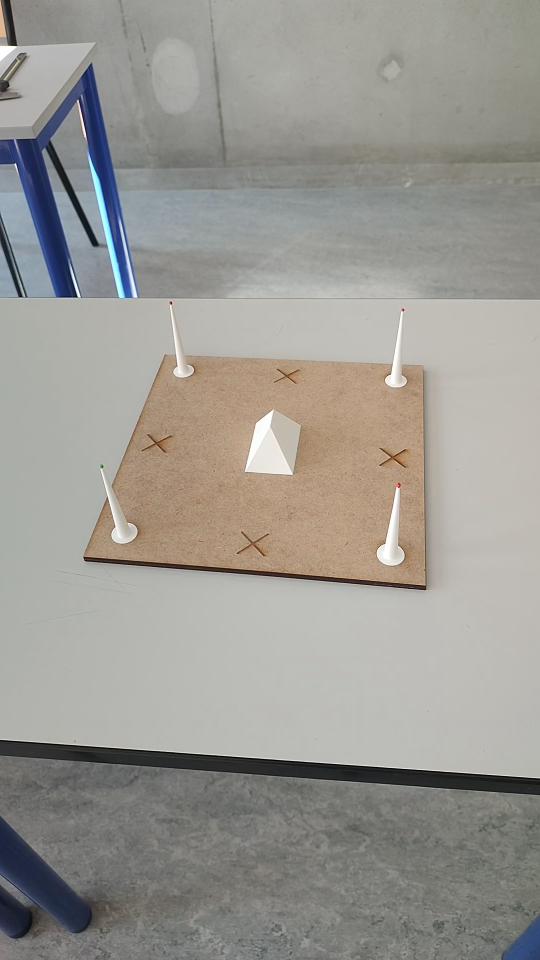
#> input picture programme/video photo/10.png, 1080 x 1920 px (shown at 1/2 size); its folder holds 4 pictures in this run
$ python 'points image.py'
#> lines starting #> are read from the running program, lines starting #| are printed output that depends on the picture; after the words box and inside, x2 and y2 are one past the last pixel; in counts of white or black regions, pixels touching at a corner belong together
import cv2
import os
import numpy as np
import matplotlib.pyplot as plt

dossier = "video photo"
fichiers=[]

nombre_fichiers = len([f for f in os.listdir(dossier) if os.path.isfile(os.path.join(dossier, f))])
for f in os.listdir(dossier) :
    fichiers.append(dossier+"/"+f)
#> pass 2 of the loop `for f in os.listdir(dossier) :`:

# [7 lines left out: function reshape, not called in this run]

def creation_descriptors (image,points) :
    img = cv2.imread(image, cv2.IMREAD_GRAYSCALE)
    keypoints = []
    for coord in points :
        keypoint = cv2.KeyPoint(x=np.float32(coord[0][0]),y=np.float32(coord[0][1]), size=20)
        keypoints.append(keypoint)
    sift = cv2.SIFT_create()
    keypoints, descriptors = sift.compute(img, keypoints)
    return keypoints,descriptors


def detect_contours_with_roi(image_path, crop_ratio=0.5):
    """Détecte les contours uniquement dans une zone centrale de l'image."""

    # 1️⃣ Charger l’image et convertir en niveaux de gris
    img = cv2.imread(image_path)
    gray = cv2.cvtColor(img, cv2.COLOR_BGR2GRAY)

    # 2️⃣ Obtenir les dimensions de l’image
    h, w = gray.shape

    # 3️⃣ Définir la zone centrale
    x1, y1 = int(w * (1 - crop_ratio) / 2), int(h * (1 - crop_ratio) / 2)
    x2, y2 = int(w * (1 + crop_ratio) / 2), int(h * (1 + crop_ratio) / 2)

    # 4️⃣ Créer un masque noir et y dessiner un rectangle blanc au centre
    mask = np.zeros_like(gray)
    cv2.rectangle(mask, (x1, y1), (x2, y2), 255, thickness=-1)

    # 5️⃣ Appliquer le masque pour ne garder que la zone centrale
    masked_gray = cv2.bitwise_and(gray, gray, mask=mask)

    # 6️⃣ Appliquer un flou pour réduire le bruit
    blurred = cv2.GaussianBlur(masked_gray, (5, 5), 0)

    # 7️⃣ Détection des contours avec Canny
    edges = cv2.Canny(blurred, 50, 150)

    # 8️⃣ Fermer les petits trous avec une transformation morphologique
    kernel = np.ones((3, 3), np.uint8)
    edges = cv2.morphologyEx(edges, cv2.MORPH_CLOSE, kernel)

    # 9️⃣ Appliquer le masque aux contours
    masked_edges = cv2.bitwise_and(edges, edges, mask=mask)

    # 🔟 Trouver les contours uniquement dans la zone centrale
    contours, _ = cv2.findContours(masked_edges, cv2.RETR_EXTERNAL, cv2.CHAIN_APPROX_SIMPLE)

    if not contours:
        print("❌ Aucun contour détecté !")
        return

    # 🔹 Trier pour garder le plus grand contour (l'objet principal)
    contours = sorted(contours, key=cv2.contourArea, reverse=True)
    main_contour = contours[0]

    # 🔹 Approximation polygonale pour extraire les sommets
    epsilon = 0.02 * cv2.arcLength(main_contour, True)
    approx = cv2.approxPolyDP(main_contour, epsilon, True)

    # 🔹 Dessiner le contour détecté
    result = img.copy()
    cv2.drawContours(result, [approx], -1, (0, 255, 0), 2)  # Polygone en vert

    # 🔹 Dessiner les sommets détectés
    for point in approx:
        x, y = point.ravel()
        cv2.circle(result, (x, y), 5, (0, 0, 255), -1)  # Sommets en rouge

     # 🔹 Ajouter un cadre bleu pour visualiser la zone centrale
    cv2.rectangle(result, (x1, y1), (x2, y2), (255, 0, 0), 2)  # Cadre bleu fin

    # [6 lines of commented-out code are left out]

    return approx  # Retourne les sommets détectés


def matches (image1, image2) :
    vertices1 = detect_contours_with_roi(image1)
    vertices2 = detect_contours_with_roi(image2)
    img1 = cv2.imread(image1)
    img2 = cv2.imread(image2)
    keypoints1, descriptors1 = creation_descriptors(image1,vertices1)
    keypoints2, descriptors2 = creation_descriptors(image2,vertices2)
    # Configurer FLANN
    index_params = dict(algorithm=2, trees=100)  # Algorithme KDTree
    search_params = dict(checks=100)  # Nombre d'itérations pour trouver les correspondances

    flann = cv2.FlannBasedMatcher(index_params, search_params)
    matches = flann.knnMatch(descriptors1, descriptors2, k=2)

    # Appliquer le ratio test de Lowe
    good_matches = []
    for m, n in matches:
        if m.distance < 0.5 * n.distance:
            good_matches.append(m)


    matched_img = cv2.drawMatches(img1, keypoints1, img2, keypoints2, good_matches, None, flags=cv2.DrawMatchesFlags_NOT_DRAW_SINGLE_POINTS)
    pts1 = np.float32([keypoints1[m.queryIdx].pt for m in good_matches])
    pts2 = np.float32([keypoints2[m.trainIdx].pt for m in good_matches])
    return pts1,pts2,matched_img


# [5 lines left out: function print_matches, not called in this run]


####################################################################################################################################
def transfo (x,t) :
    c = np.append(x,t)
    return c

#transforme une liste de coordonnée euclidien
def transfo_l (l,ti) :
    l2 = []
    for i in range (len(l)) :
        l2.append(transfo(l[i],int(ti)))
    return l2

def in_dict(a,b) :
    for el in b :
        if (a==el).all() :
            return True
    return False

def rajout (d,points1,points2,ind1,ind2) :
    points1 = transfo_l(points1,ind1)
    points2 = transfo_l(points2,ind2)
    for i in range (len(points1)) :
        in_d = False
        for el in d :
            if in_dict(points1[i], d[el]) :
                in_d = True
                if not in_dict(points2[i], d[el]) :
                   d[el].append(points2[i])
        if not in_d :
            d[len(d)+1] = [points1[i],points2[i]]

    for i in range (len(points2)) :
        in_d = False
        for el in d :
            if in_dict(points2[i], d[el]) :
                in_d = True
                if not in_dict(points1[i], d[el]):
                   d[el].append(points1[i])
        if not in_d :
            d[len(d)+1] = [points1[i],points2[i]]

    return d


def points (fichiers,r) :
    d = {}
    n = len(fichiers)
    for i in range (n) :
        for j in range (i+1,min(i+r+1,n)) :
            print(i,j)
            points1,points2,matched_img= matches(fichiers[i],fichiers[j])
            d = rajout(d,points1,points2,i,j)
    return d


def liste_photo(fichiers) :
    l = []
    for ind,nom in enumerate (fichiers) :
        nom2 = nom.split("/")
        nom3 = nom2[1].split(".")
        l.append((nom3[0],ind))
    l = sorted(l,key=lambda x : int(x[0]))
    photos = []
    for el in l :
        photos.append(fichiers[int(el[1])])
    return photos


fichiers = liste_photo(fichiers)
print(fichiers)
print(points(fichiers,2))
#> in detect_contours_with_roi, img is the input picture: shape (1920, 1080, 3); mean B, G, R 146.4, 151.8, 154.4
#> in detect_contours_with_roi, `cv2.rectangle(mask, (x1, y1), (x2, y2), 255, thickness=-1)`:
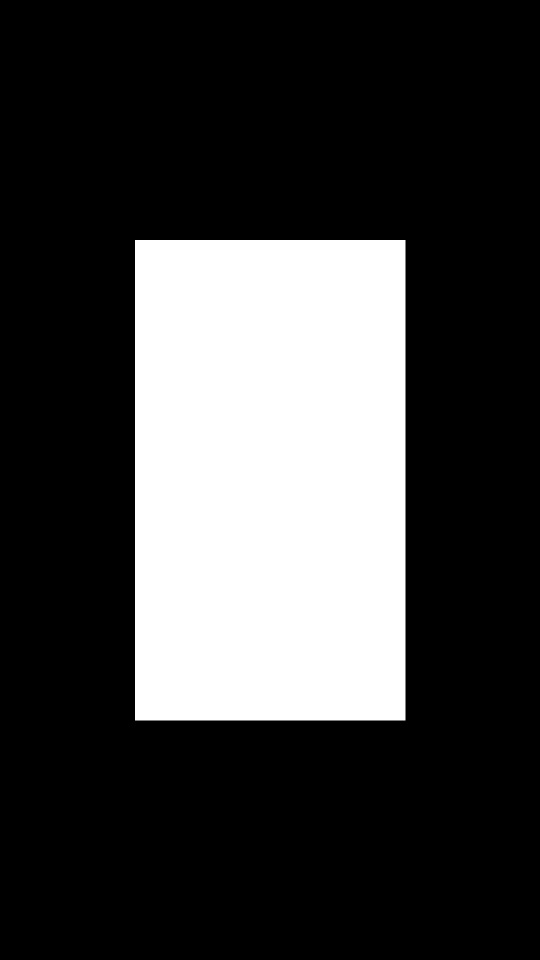
#> mask: shape (1920, 1080) (shown at 1/2 size); 25.1% white; 1 white region, box (x1, y1, x2, y2) and area: (270, 480, 811, 1441) 519901
#> in detect_contours_with_roi, `masked_edges = cv2.bitwise_and(edges, edges, mask=mask)`:
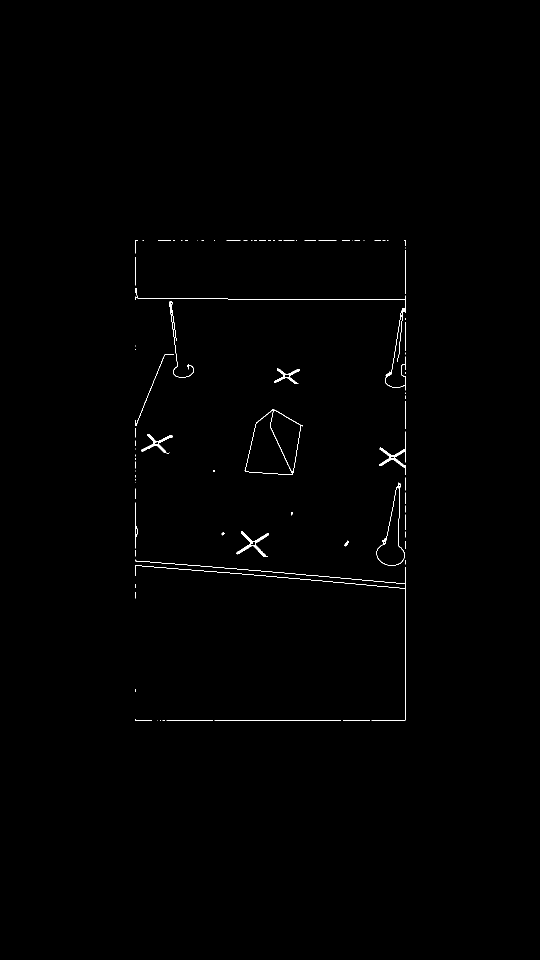
#> masked_edges: shape (1920, 1080) (shown at 1/2 size); 0.39% white in thin lines or dots, all inside (x1, y1, x2, y2) = (270, 480, 811, 1441)
#> in detect_contours_with_roi, `contours, _ = cv2.findContours(masked_edges, cv2.RETR_EXTERNAL, cv2.CH..`: contours = 85 contours, 74 with area under 20; largest, box (x1, y1, x2, y2) and area: (489, 818, 606, 950) 10568, (753, 965, 810, 1132) 3846, (473, 1063, 538, 1114) 586, (758, 863, 811, 950) 464, (283, 868, 345, 908) 436
#> in detect_contours_with_roi, `main_contour = contours[0]`: main_contour = contour of 164 points, box (x1, y1, x2, y2) (489, 818, 606, 950), area 10568
#> in detect_contours_with_roi, `epsilon = 0.02 * cv2.arcLength(main_contour, True)`: epsilon = 8.67
#> in detect_contours_with_roi, `approx = cv2.approxPolyDP(main_contour, epsilon, True)`: approx = [[545, 818], [512, 845], [489, 941], [585, 949], [605, 851]]
#> the loop in detect_contours_with_roi, `for point in approx:` made 5 passes
#> in detect_contours_with_roi, `cv2.rectangle(result, (x1, y1), (x2, y2), (255, 0, 0), 2)`:
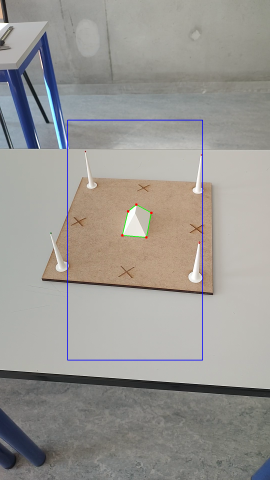
#> result: shape (1920, 1080, 3) (shown at 1/4 size); mean B, G, R 146.7, 151.1, 153.5
#> in matches, `vertices1 = detect_contours_with_roi(image1)`: vertices1 has the same summary as approx in detect_contours_with_roi
#> call 2 of detect_contours_with_roi, with image_path = 'video photo/100.png', crop_ratio = 0.5
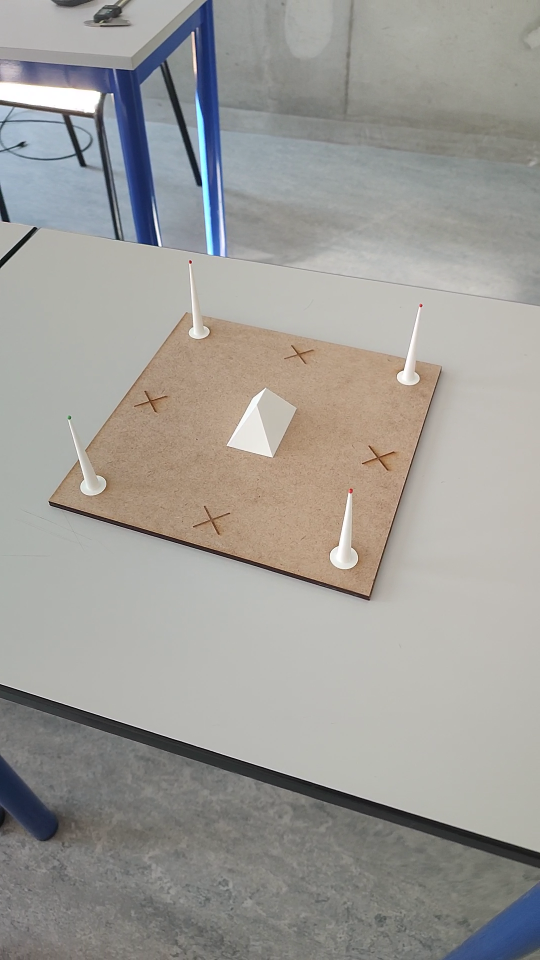
#> input picture programme/video photo/100.png, 1080 x 1920 px (shown at 1/2 size)
#> in detect_contours_with_roi, img is the input picture: shape (1920, 1080, 3); mean B, G, R 151.3, 155.6, 157.4
#> in detect_contours_with_roi (call 2), `masked_edges = cv2.bitwise_and(edges, edges, mask=mask)`:
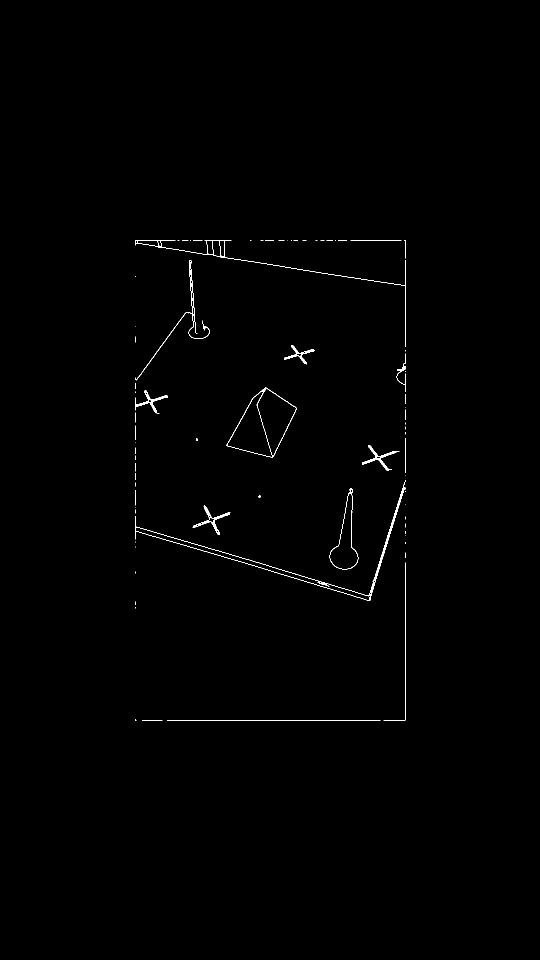
#> masked_edges: shape (1920, 1080) (shown at 1/2 size); 0.43% white in thin lines or dots, all inside (x1, y1, x2, y2) = (270, 480, 811, 1441)
#> in detect_contours_with_roi (call 2), `contours, _ = cv2.findContours(masked_edges, cv2.RETR_EXTERNAL, cv2.CH..`: contours = 74 contours, 64 with area under 20; largest, box (x1, y1, x2, y2) and area: (453, 775, 594, 915) 11104, (270, 960, 811, 1202) 4836, (659, 977, 717, 1139) 3888, (270, 480, 811, 694) 1600, (270, 521, 420, 761) 598
#> in detect_contours_with_roi (call 2), `main_contour = contours[0]`: main_contour = contour of 269 points, box (x1, y1, x2, y2) (453, 775, 594, 915), area 11104
#> in detect_contours_with_roi (call 2), `epsilon = 0.02 * cv2.arcLength(main_contour, True)`: epsilon = 8.99
#> in detect_contours_with_roi (call 2), `approx = cv2.approxPolyDP(main_contour, epsilon, True)`: approx = [[530, 775], [504, 797], [453, 891], [545, 914], [593, 817]]
#> the loop in detect_contours_with_roi (call 2), `for point in approx:` made 5 passes
#> in detect_contours_with_roi (call 2), `cv2.rectangle(result, (x1, y1), (x2, y2), (255, 0, 0), 2)`:
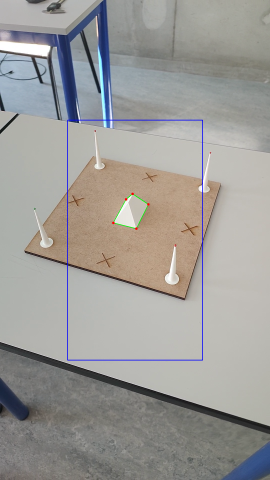
#> result: shape (1920, 1080, 3) (shown at 1/4 size); mean B, G, R 151.6, 154.8, 156.6
#> in matches, `vertices2 = detect_contours_with_roi(image2)`: vertices2 has the same summary as approx in detect_contours_with_roi
#> the loop in creation_descriptors, `for coord in points :` made 5 passes
#> keypoint on passes 1 to 5: keypoint at (545, 818), size 20, keypoint at (512, 845), size 20, keypoint at (489, 941), size 20, keypoint at (585, 949), size 20, keypoint at (605, 851), size 20
#> after the loop in creation_descriptors, `for coord in points :`: keypoints = 5 keypoints; (x, y, size): (545, 818, 20), (512, 845, 20), (489, 941, 20), (585, 949, 20), (605, 851, 20)
#> in matches, `keypoints1, descriptors1 = creation_descriptors(image1,vertices1)`: keypoints1 has the same summary as keypoints in creation_descriptors
#> the loop in creation_descriptors (call 2), `for coord in points :` made 5 passes
#> keypoint on passes 1 to 5: keypoint at (530, 775), size 20, keypoint at (504, 797), size 20, keypoint at (453, 891), size 20, keypoint at (545, 914), size 20, keypoint at (593, 817), size 20
#> after the loop in creation_descriptors (call 2), `for coord in points :`: keypoints = 5 keypoints; (x, y, size): (530, 775, 20), (504, 797, 20), (453, 891, 20), (545, 914, 20), (593, 817, 20)
#> in matches, `keypoints2, descriptors2 = creation_descriptors(image2,vertices2)`: keypoints2 has the same summary as keypoints in creation_descriptors
#> in matches, `matches = flann.knnMatch(descriptors1, descriptors2, k=2)`: matches = 5 matches
#> the loop in matches, `for m, n in matches:` made 5 passes
#> after the loop in matches, `for m, n in matches:`: good_matches = 2 matches
#> in matches, `matched_img = cv2.drawMatches(img1, keypoints1, img2, keypoints2, good..`:
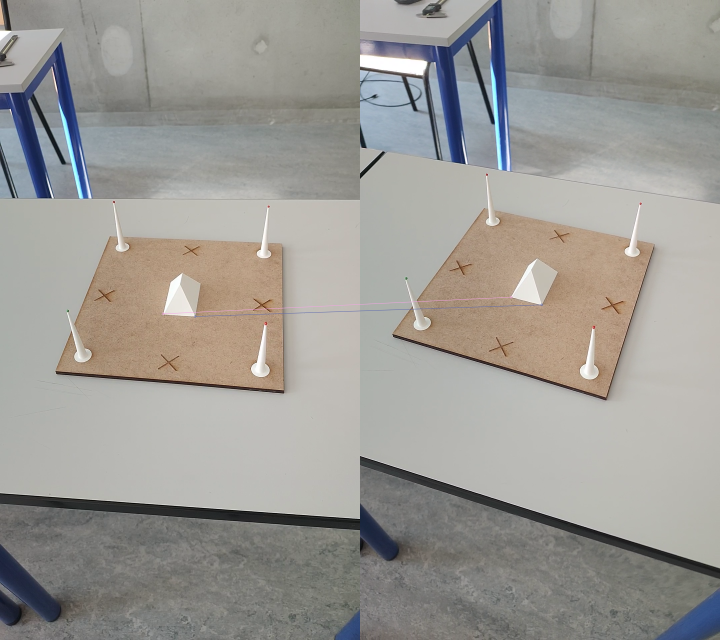
#> matched_img: shape (1920, 2160, 3) (shown at 1/3 size); mean B, G, R 148.9, 153.7, 155.9
#> in matches, `pts1 = np.float32([keypoints1[m.queryIdx].pt for m in good_matches])`: pts1 = [[489, 941], [585, 949]]
#> in matches, `pts2 = np.float32([keypoints2[m.trainIdx].pt for m in good_matches])`: pts2 = [[453, 891], [545, 914]]
#> in points, `points1,points2,matched_img= matches(fichiers[i],fichiers[j])`: points1 = [[489, 941], [585, 949]]; points2 = [[453, 891], [545, 914]]
#> the loop in transfo_l, `for i in range (len(l)) :` made 2 passes
#> c in transfo on passes 1 to 2: [489, 941, 0], [585, 949, 0]
#> after the loop in transfo_l, `for i in range (len(l)) :`: l2 = [[489, 941, 0], [585, 949, 0]]
#> the loop in transfo_l (call 2), `for i in range (len(l)) :` made 2 passes
#> c in transfo on passes 1 to 2: [453, 891, 1], [545, 914, 1]
#> in rajout, `points2 = transfo_l(points2,ind2)`: points2 = [[453, 891, 1], [545, 914, 1]]
#> the loop in rajout, `for i in range (len(points1)) :` made 2 passes
#> after the loop in rajout, `for i in range (len(points1)) :`: d = {1: [[489, 941, 0], [453, 891, 1]], 2: [[585, 949, 0], [545, 914, 1]]}
#> the loop in rajout, `for i in range (len(points2)) :` made 2 passes
#> pass 2 of the loop in points, `for i in range (n) :`:
#> vertices1 has the same summary as approx in detect_contours_with_roi
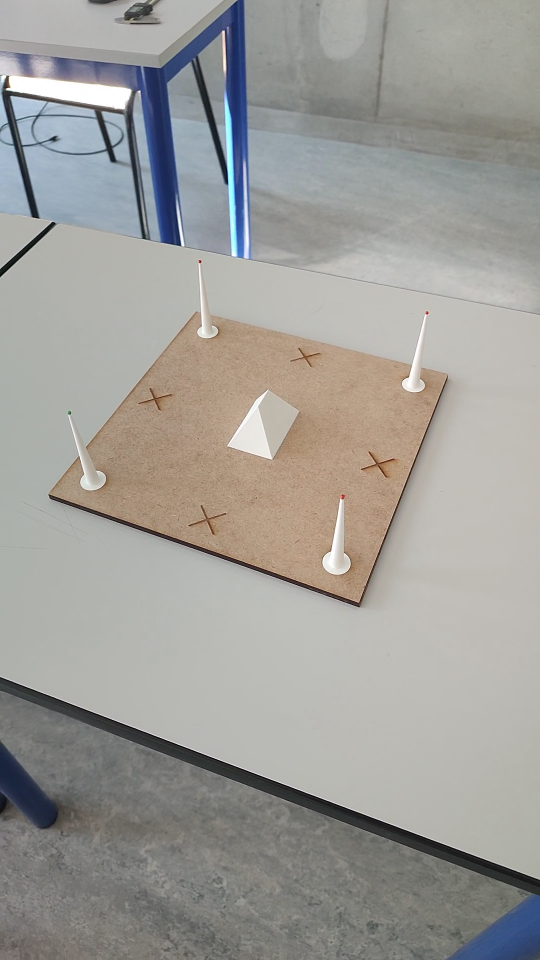
#> input picture programme/video photo/110.png, 1080 x 1920 px (shown at 1/2 size)
#> in detect_contours_with_roi, img is the input picture: shape (1920, 1080, 3); mean B, G, R 152.5, 156.6, 158.2
#> in detect_contours_with_roi (call 6), `edges = cv2.Canny(blurred, 50, 150)`:
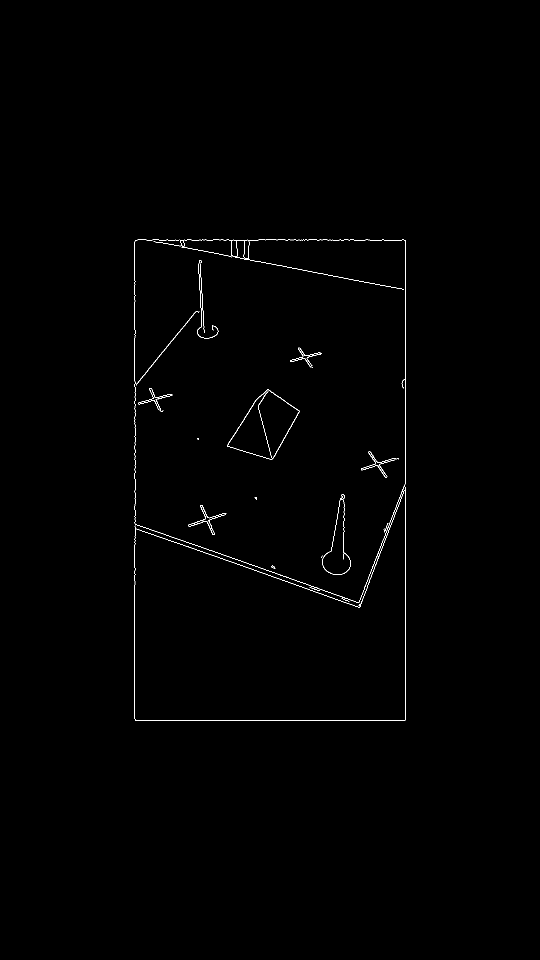
#> edges: shape (1920, 1080) (shown at 1/2 size); 0.39% white in thin lines or dots, all inside (x1, y1, x2, y2) = (269, 479, 812, 1442)
#> contours = 92 contours, 81 with area under 20; largest, box (x1, y1, x2, y2) and area: (454, 779, 600, 919) 11045, (270, 956, 811, 1215) 4930, (643, 989, 702, 1150) 3887, (307, 480, 811, 737) 1339, (377, 1010, 453, 1070) 536
#> main_contour = contour of 246 points, box (x1, y1, x2, y2) (454, 779, 600, 919), area 11045
#> approx = [[534, 779], [454, 892], [544, 918], [599, 823]]
#> the loop in detect_contours_with_roi (call 6), `for point in approx:` made 4 passes
#> keypoints1 has the same summary as keypoints in creation_descriptors
#> img: shape (1920, 1080)
#> after the loop in creation_descriptors (call 6), `for coord in points :`: keypoints = 4 keypoints; (x, y, size): (534, 779, 20), (454, 892, 20), (544, 918, 20), (599, 823, 20)
#> keypoints2 has the same summary as keypoints in creation_descriptors
#> the loop in matches (call 3), `for m, n in matches:` made 5 passes
#> after the loop in matches (call 3), `for m, n in matches:`: good_matches = 4 matches
#> in matches (call 3), `matched_img = cv2.drawMatches(img1, keypoints1, img2, keypoints2, good..`:
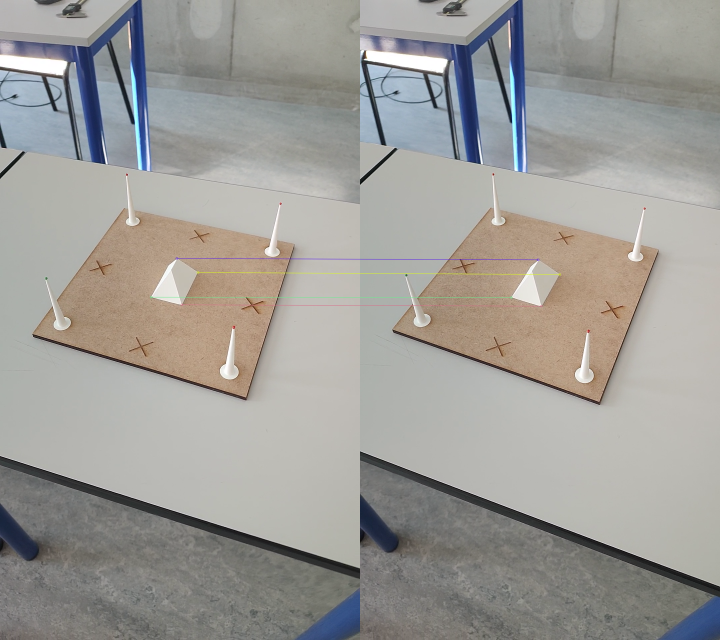
#> matched_img: shape (1920, 2160, 3) (shown at 1/3 size); mean B, G, R 151.9, 156.1, 157.8
#> pts1 = [[530, 775], [453, 891], [545, 914], [593, 817]]
#> pts2 = [[534, 779], [454, 892], [544, 918], [599, 823]]
#> in points, `points1,points2,matched_img= matches(fichiers[i],fichiers[j])`: points1 = [[530, 775], [453, 891], [545, 914], [593, 817]]; points2 = [[534, 779], [454, 892], [544, 918], [599, 823]]
#> in points, `d = rajout(d,points1,points2,i,j)`: d = {1: [[489, 941, 0], [453, 891, 1], [454, 892, 2]], 2: [[585, 949, 0], [545, 914, 1], [544, 918, 2]], 3: [[545, 818, 0], [534, 779, 2], [530, 775, 1]], 4: [[530, 775, 1], [534, 779, 2]], 5: [[593, 817, 1], [599, 823, 2]]}
